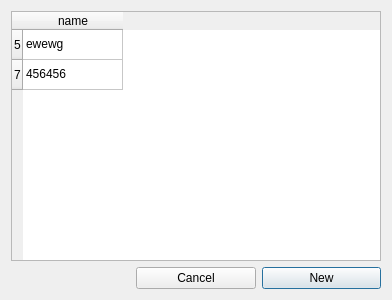
<?xml version="1.0" encoding="UTF-8"?>
<ui version="4.0">
 <class>NamesList</class>
 <widget class="QDialog" name="NamesList">
  <property name="geometry">
   <rect>
    <x>0</x>
    <y>0</y>
    <width>392</width>
    <height>300</height>
   </rect>
  </property>
  <property name="windowTitle">
   <string>Names</string>
  </property>
  <layout class="QGridLayout" name="gridLayout">
   <item row="1" column="2">
    <widget class="QPushButton" name="pushButton_2">
     <property name="text">
      <string>New</string>
     </property>
    </widget>
   </item>
   <item row="1" column="1">
    <widget class="QPushButton" name="pushButton">
     <property name="text">
      <string>Cancel</string>
     </property>
    </widget>
   </item>
   <item row="1" column="0">
    <widget class="QLabel" name="label">
     <property name="text">
      <string/>
     </property>
    </widget>
   </item>
   <item row="0" column="0" colspan="3">
    <widget class="QTableWidget" name="tableWidget">
     <property name="editTriggers">
      <set>QAbstractItemView::NoEditTriggers</set>
     </property>
     <row>
      <property name="text">
       <string>5</string>
      </property>
     </row>
     <row>
      <property name="text">
       <string>7</string>
      </property>
     </row>
     <column>
      <property name="text">
       <string>name</string>
      </property>
     </column>
     <item row="0" column="0">
      <property name="text">
       <string>ewewg</string>
      </property>
     </item>
     <item row="1" column="0">
      <property name="text">
       <string>456456</string>
      </property>
     </item>
    </widget>
   </item>
  </layout>
 </widget>
 <resources/>
 <connections/>
</ui>
